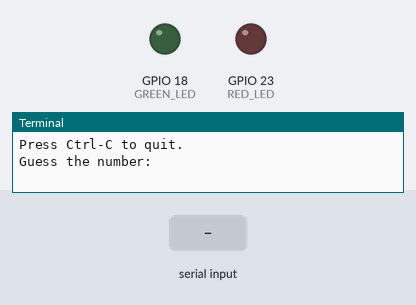
This program was run on a simulated Raspberry Pi (BCM pin numbers). Shown: output pins drawn as LEDs (lit = HIGH), the last lines printed to the terminal. The test bench sets the inputs (shaded band). Random numbers come from a fixed seed.

Above: at 1.2 s.
1.3 s: "5" typed at the terminal
At 2.2 s:
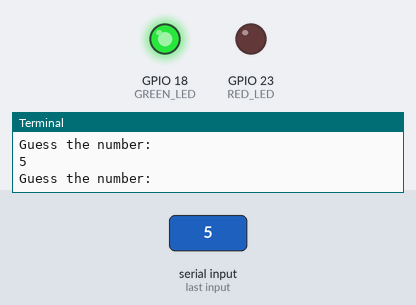
2.8 s: "200" typed at the terminal
At 3.4 s:
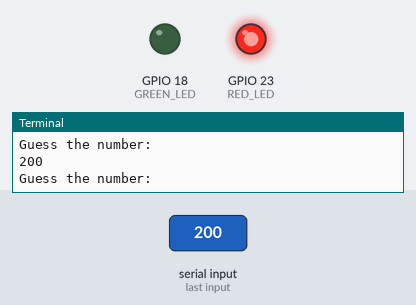
4.3 s: "90" typed at the terminal
At 5.7 s:
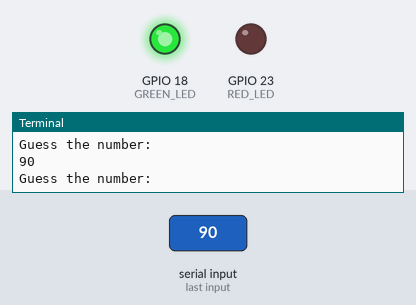
Timing chart, 0 to 7.3 s (numbered marks = the images above; inputs shaded):
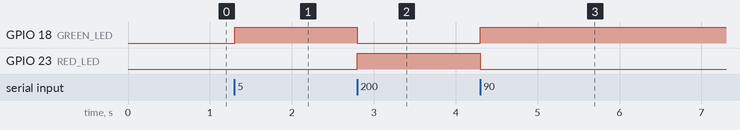

The program:

number-game.py
```python
#!/usr/bin/env python

import time
import random

import RPi.GPIO as GPIO

MAIL_CHECK_FREQ = 1 # check mail every 60 seconds

GPIO.setwarnings(False)
GPIO.setmode(GPIO.BCM)
# port for Green led
GREEN_LED = 18
# port for red led
RED_LED = 23
GPIO.setup(GREEN_LED, GPIO.OUT)
GPIO.setup(RED_LED, GPIO.OUT)

the_number = random.randrange(1, 1001)
GPIO.output(RED_LED, False)
GPIO.output(GREEN_LED, False)

def loop():

    guess = int(raw_input('Guess the number: '))

    if guess == the_number:
        GPIO.output(RED_LED, True)
        GPIO.output(GREEN_LED, True)
        print('***********************YOU WIN********************')
        time.sleep(2)
        print('Play again ....')
        GPIO.cleanup()
        exit()
        #the_number = random.randrange(3, 101)
        #time.sleep(0.5)
    elif guess > the_number:
        GPIO.output(RED_LED, True)
        GPIO.output(GREEN_LED, False)
        #time.sleep(2)
    else:
        GPIO.output(RED_LED, False)
        GPIO.output(GREEN_LED, True)
        #time.sleep(2)

if __name__ == '__main__':
    try:
        print 'Press Ctrl-C to quit.'
        while True:
            loop()
    finally:
        GPIO.cleanup()
```

Measured:
- after the input at 1.3 s, GPIO 18 (GREEN_LED): LOW → HIGH at once
- after the input at 2.8 s, GPIO 18 (GREEN_LED): HIGH → LOW at once; GPIO 23 (RED_LED): LOW → HIGH at once
- after the input at 4.3 s, GPIO 18 (GREEN_LED): LOW → HIGH at once; GPIO 23 (RED_LED): HIGH → LOW at once
